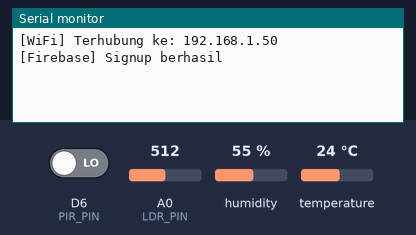
This sketch was run on a simulated ESP8266 (NodeMCU). Shown: the last lines printed to the serial monitor. Inputs (shaded band) come from the test bench; at power-on: D6 (PIR_PIN) LOW, temperature 24 °C, A0 (LDR_PIN) = 512, humidity 55 %. WiFi joins after 1.5 s; servers stay silent unless stated.

Above: at 2.7 s.
2.8 s: D6 (PIR_PIN) driven HIGH
At 15.46 s:
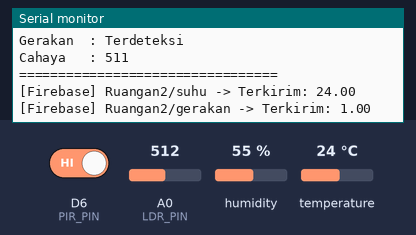
23.0 s: D6 (PIR_PIN) driven LOW
At 30.46 s:
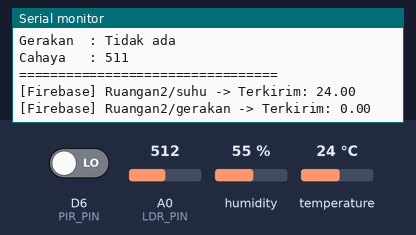
43.2 s: temperature set to 12 °C
At 45.9 s:
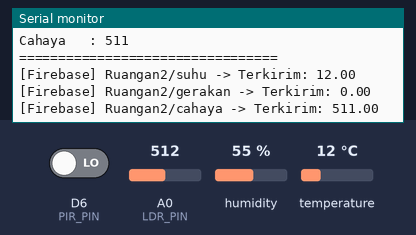
63.4 s: A0 (LDR_PIN) set to 716
At 75.16 s:
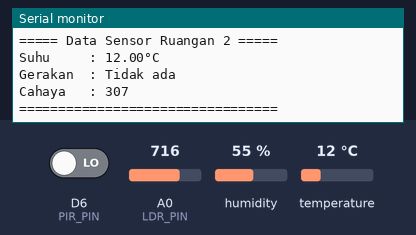

The sketch:

MonitoringNode_es8266.ino
```cpp
#include <ESP8266WiFi.h>
#include <WiFiManager.h>
#include <Firebase_ESP_Client.h>
#include <DHT.h>
#include "addons/TokenHelper.h"
#include "addons/RTDBHelper.h"


#define API_KEY "" // api_key
#define DATABASE_URL "https://-a99ff-default-rtdb.asia-southeast1.firebasedatabase.app" //database url

#define DHTPIN D4     // GPIO2 (pin D4 di NodeMCU)
#define DHTTYPE DHT11
#define PIR_PIN D6    // GPIO12
#define LDR_PIN A0    // Satu-satunya pin analog ESP8266

DHT dht(DHTPIN, DHTTYPE);

// Firebase
FirebaseData fbdo;
FirebaseAuth auth;
FirebaseConfig config;

bool signupOK = false;
unsigned long sendDataPrevMillis = 0;
const unsigned long interval = 15000;

void kirimFirebase(const String& path, float value) {
  if (Firebase.RTDB.setFloat(&fbdo, path, value)) {
    Serial.println("[Firebase] " + path + " -> Terkirim: " + String(value));
  } else {
    Serial.println("[Firebase] Gagal kirim " + path + ": " + fbdo.errorReason());
  }
}

void setup() {
  Serial.begin(115200);
  pinMode(PIR_PIN, INPUT);
  dht.begin();

  // WiFiManager
  WiFiManager wm;
  if (!wm.autoConnect("Monitoring Ruangan 2", "12345678")) {
    Serial.println("[WiFi] Gagal koneksi!");
    while (true);
  }

  Serial.println("[WiFi] Terhubung ke: " + WiFi.localIP().toString());

  // Firebase setup
  config.api_key = API_KEY;
  config.database_url = DATABASE_URL;
  config.token_status_callback = tokenStatusCallback;

  if (Firebase.signUp(&config, &auth, "", "")) {
    signupOK = true;
    Serial.println("[Firebase] Signup berhasil");
  } else {
    Serial.printf("[Firebase] Signup gagal: %s\n", config.signer.signupError.message.c_str());
  }

  Firebase.begin(&config, &auth);
  Firebase.reconnectWiFi(true);
}

void loop() {
  if (Firebase.ready() && signupOK && (millis() - sendDataPrevMillis > interval)) {
    sendDataPrevMillis = millis();

    float suhu = dht.readTemperature();
    int gerakan = digitalRead(PIR_PIN);
    int cahayaAsli = analogRead(LDR_PIN);
    int cahaya = 1023 - cahayaAsli;

    // Tampilkan di Serial Monitor
    Serial.println("\n===== Data Sensor Ruangan 2 =====");
    Serial.println("Suhu     : " + String(suhu) + "°C");
    Serial.println("Gerakan  : " + String(gerakan == 1 ? "Terdeteksi" : "Tidak ada"));
    Serial.println("Cahaya   : " + String(cahaya));
    Serial.println("=================================\n");

    // Kirim ke Firebase
    kirimFirebase("Ruangan2/suhu", suhu);
    kirimFirebase("Ruangan2/gerakan", gerakan);
    kirimFirebase("Ruangan2/cahaya", cahaya);
  }
}
```

Measured:
- after the input at 2.8 s, the serial monitor: prints a new line after 12.2 s (image 1)
- after the input at 23.0 s, the serial monitor: prints a new line after 7.0 s (image 2)
- after the input at 43.2 s, the serial monitor: prints a new line after 1.8 s (image 3)
- after the input at 63.4 s, the serial monitor: prints a new line after 11.6 s (image 4)
